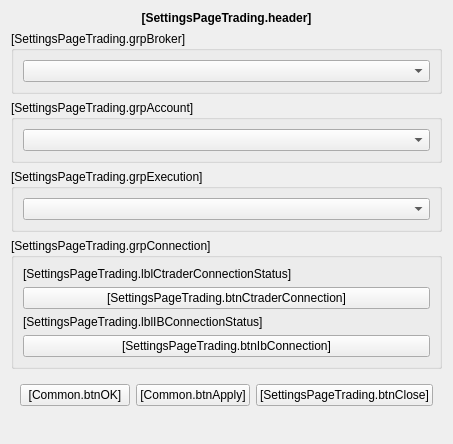
<?xml version="1.0" encoding="UTF-8"?>
<ui version="4.0">
 <class>SettingsPageTrading</class>
 <widget class="QWidget" name="SettingsPageTrading">
  <property name="geometry">
   <rect>
    <x>0</x>
    <y>0</y>
    <width>453</width>
    <height>444</height>
   </rect>
  </property>
  <property name="windowTitle">
   <string>Form</string>
  </property>
  <layout class="QVBoxLayout" name="verticalLayout">
   <item>
    <widget class="QLabel" name="lblHeader">
     <property name="font">
      <font>
       <bold>true</bold>
      </font>
     </property>
     <property name="text">
      <string>[SettingsPageTrading.header]</string>
     </property>
     <property name="alignment">
      <set>Qt::AlignmentFlag::AlignCenter</set>
     </property>
    </widget>
   </item>
   <item>
    <widget class="QGroupBox" name="grpBroker">
     <property name="title">
      <string>[SettingsPageTrading.grpBroker]</string>
     </property>
     <layout class="QVBoxLayout" name="verticalLayout_2">
      <item>
       <widget class="QComboBox" name="comboBroker"/>
      </item>
     </layout>
    </widget>
   </item>
   <item>
    <widget class="QGroupBox" name="grpAccount">
     <property name="title">
      <string>[SettingsPageTrading.grpAccount]</string>
     </property>
     <layout class="QVBoxLayout" name="verticalLayout_3">
      <item>
       <widget class="QComboBox" name="comboAccountMode"/>
      </item>
     </layout>
    </widget>
   </item>
   <item>
    <widget class="QGroupBox" name="grpExecution">
     <property name="title">
      <string>[SettingsPageTrading.grpExecution]</string>
     </property>
     <layout class="QVBoxLayout" name="verticalLayout_4">
      <item>
       <widget class="QComboBox" name="comboExecutionMode"/>
      </item>
     </layout>
    </widget>
   </item>
   <item>
    <widget class="QGroupBox" name="grpConnection">
     <property name="title">
      <string>[SettingsPageTrading.grpConnection]</string>
     </property>
     <layout class="QVBoxLayout" name="verticalLayout_5">
      <item>
       <widget class="QLabel" name="lblCtraderConnectionStatus">
        <property name="text">
         <string>[SettingsPageTrading.lblCtraderConnectionStatus]</string>
        </property>
       </widget>
      </item>
      <item>
       <widget class="QPushButton" name="btnCtraderConnection">
        <property name="text">
         <string>[SettingsPageTrading.btnCtraderConnection]</string>
        </property>
       </widget>
      </item>
      <item>
       <widget class="QLabel" name="lblBrokerConnectionStatus">
        <property name="text">
         <string>[SettingsPageTrading.lblIBConnectionStatus]</string>
        </property>
       </widget>
      </item>
      <item>
       <widget class="QPushButton" name="btnIbConnection">
        <property name="text">
         <string>[SettingsPageTrading.btnIbConnection]</string>
        </property>
       </widget>
      </item>
     </layout>
    </widget>
   </item>
   <item>
    <layout class="QHBoxLayout" name="horizontalLayout">
     <property name="leftMargin">
      <number>9</number>
     </property>
     <property name="topMargin">
      <number>9</number>
     </property>
     <property name="rightMargin">
      <number>9</number>
     </property>
     <property name="bottomMargin">
      <number>9</number>
     </property>
     <item>
      <layout class="QHBoxLayout" name="horizontalLayout_2"/>
     </item>
     <item>
      <widget class="QPushButton" name="btnOK">
       <property name="text">
        <string>[Common.btnOK]</string>
       </property>
      </widget>
     </item>
     <item>
      <widget class="QPushButton" name="btnApply">
       <property name="text">
        <string>[Common.btnApply]</string>
       </property>
      </widget>
     </item>
     <item>
      <widget class="QPushButton" name="btnCancel">
       <property name="text">
        <string>[SettingsPageTrading.btnClose]</string>
       </property>
      </widget>
     </item>
    </layout>
   </item>
   <item>
    <spacer name="verticalSpacer">
     <property name="orientation">
      <enum>Qt::Orientation::Vertical</enum>
     </property>
     <property name="sizeHint" stdset="0">
      <size>
       <width>20</width>
       <height>40</height>
      </size>
     </property>
    </spacer>
   </item>
  </layout>
 </widget>
 <resources/>
 <connections/>
</ui>
